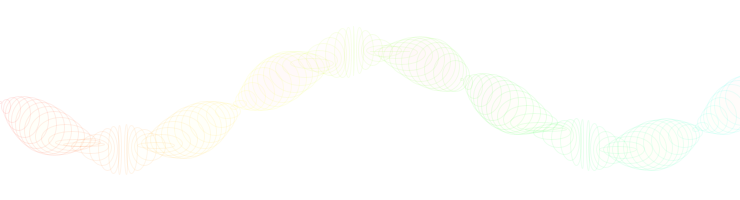
Frame 1 (no input)
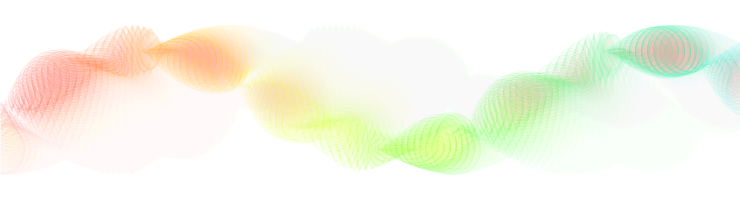
Frame 60 (the mouse pressed at the canvas centre just before this capture)
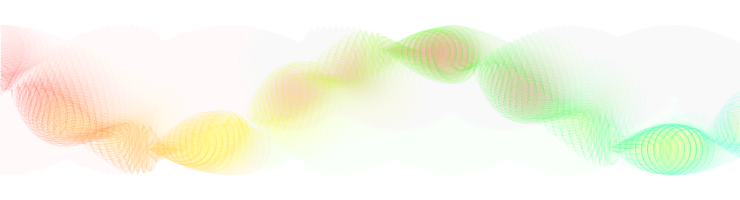
Frame 120 (the mouse held since frame 60 and released just before this capture)

The Processing sketch that drew these frames (run headless with seeded random() and noise(); from frame 60 on, the mouse is pressed at the canvas centre):

// Processing sketch: processing_65963
// ── processing_65963.pde

int xspacing = 6;   // How far apart should each horizontal location be spaced
int w;              // Width of entire wave
  
float theta = 0.0f;       // Start angle at 0
float amplitude = 50.0f;  // Height of wave
float period = 500.0f;    // How many pixels before the wave repeats
float dx;                 // Value for incrementing X, to be calculated as a function of period and xspacing
float[] yvalues;          // Using an array to store height values for the wave (not entirely necessary)
  
void setup() {
  background(255);
  size(740,200);
  colorMode(HSB);
  smooth();
  w = width+16;
  dx = (TWO_PI / period) * xspacing;
  yvalues = new float[w/xspacing];
  println(yvalues.length);
}
  
void draw() {
  fill(255,20);
  stroke(255,20);
  rect(0,0,width,height);
  calcWave();
  renderWave();
  
}
  
void calcWave() {
  // Increment theta (try different values for 'angular velocity' here
  theta += 0.05;
  
  // For every x value, calculate a y value with sine function
  float x = theta;
  for (int i = 0; i < yvalues.length; i++) {
    yvalues[i] = sin(x)*amplitude;
    x+=dx;
  }
}
  
void renderWave() {
  // A simple way to draw the wave with an ellipse at each location
  for ( int x = 0; x < yvalues.length; x++ ) {
    stroke( x, 255, 255,20);
    fill( yvalues[x], 155, 255,1);
    ellipseMode( CENTER );
    ellipse( x*xspacing,width/2+yvalues[x]-270,yvalues[(x+x)%77],yvalues[(x+x+x)%77] );
  }
}
